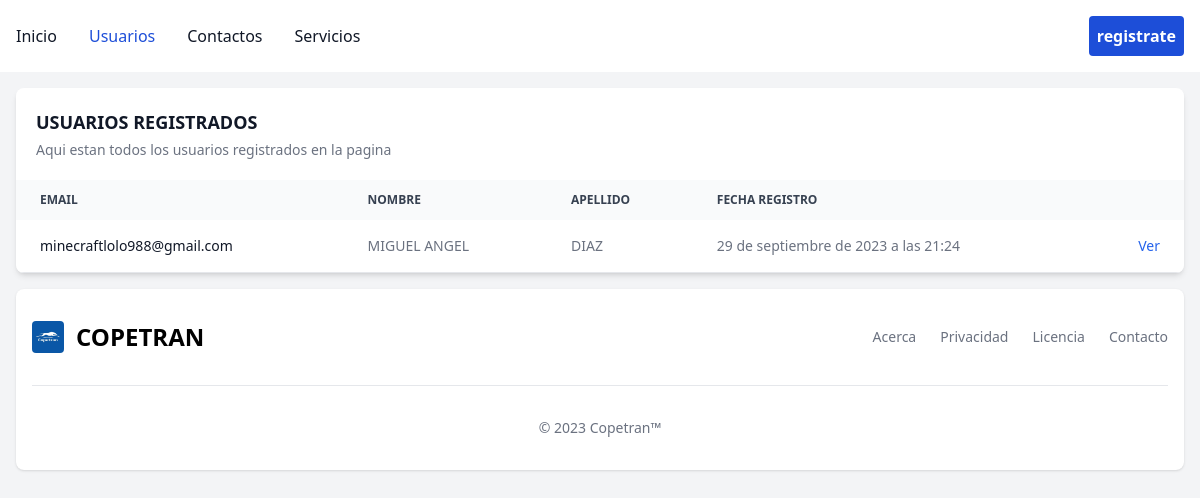
The app's page /users/tabla/, older data.
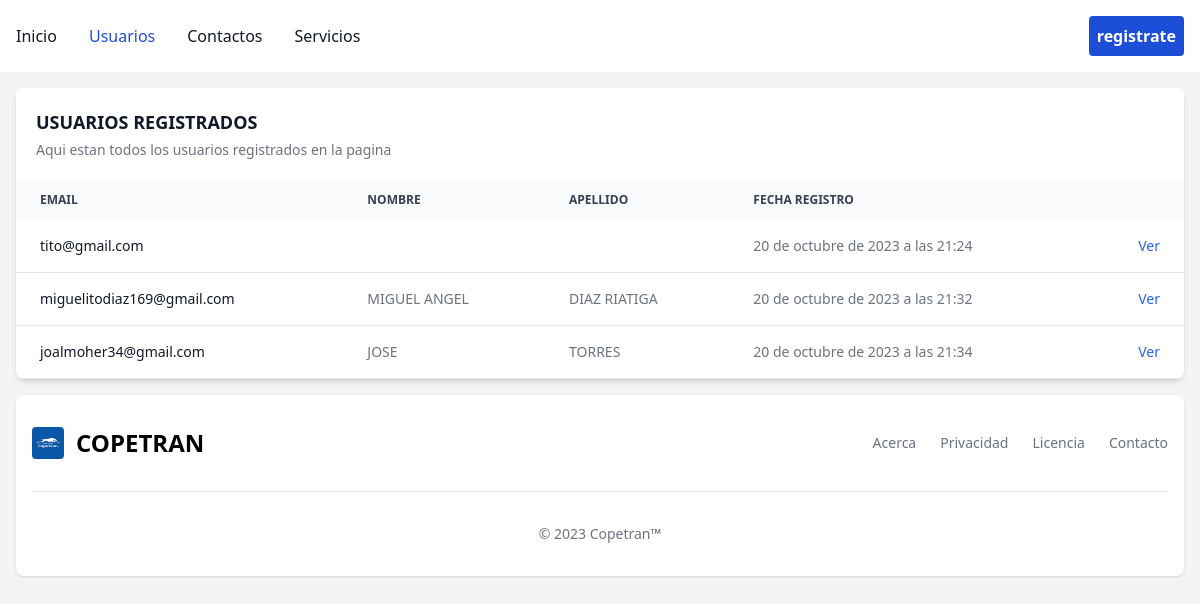
The same page, newer data.
### users/models.py (models this page shows, shortened)
class CustomUser(AbstractUser):
    nombre = models.CharField(max_length=100)
    apellido = models.CharField(max_length=100)
    email = models.EmailField(unique=True)
    fecha_unirse = models.DateTimeField(auto_now_add=True)

### users/views.py (the view)
# urls.py: path('users/', include('users.urls')),
def users(request):
    usuarios = CustomUser.objects.all()
    contexto = {
        'url': 1,
        'users': usuarios,
    }
    return render(request, 'users/users_table.html', contexto)

### templates/users/users_table.html (shortened to what this page needs)
{% extends 'base.html' %}
{% block content %}
<body>
<div class="hidden md:block relative overflow-x-auto shadow-md sm:rounded-lg">
    <table class="w-full text-sm text-left text-gray-500 dark:text-gray-400">
        <caption class="p-5 text-lg font-semibold text-left text-gray-900 bg-white dark:text-white dark:bg-gray-900">
            USUARIOS REGISTRADOS
            <p class="mt-1 text-sm font-normal text-gray-500 dark:text-gray-400">Aqui estan todos los usuarios registrados en la pagina</p>
        </caption>
        <thead class="text-xs text-gray-700 uppercase bg-gray-50 dark:bg-gray-700 dark:text-gray-400">
            <tr>
                <th scope="col" class="px-6 py-3">
                    Email
                </th>
                <th scope="col" class="px-6 py-3">
                    Nombre
                </th>
                <th scope="col" class="px-6 py-3">
                    Apellido
                </th>
                <th scope="col" class="px-6 py-3">
                    Fecha Registro
                </th>
                <th scope="col" class="px-6 py-3">
                </th>
            </tr>
        </thead>
        <tbody>
            {% for user in users %}
                <tr class="bg-white border-b dark:bg-gray-900 dark:border-gray-700">
                    <th scope="row" class="px-6 py-4 font-medium text-gray-900 whitespace-nowrap dark:text-white">
                        {{user.email}}
                    </th>
                    <td class="px-6 py-4">
                        {{user.nombre}}
                    </td>
                    <td class="px-6 py-4">
                        {{user.apellido}}
                    </td>
                    <td class="px-6 py-4">
                        {{user.fecha_unirse}}
                    </td>
                    <td class="px-6 py-4 text-right">
                        <a href="#" class="font-medium text-blue-600 dark:text-blue-500 hover:underline">Ver</a>
                    </td>
                </tr>
            {% endfor %}
        </tbody>
    </table>
</div>
</body>
{% endblock content %}

### templates/base.html (shortened to what this page needs)
{% load static %}
{% load tailwind_tags %}
{% load crispy_forms_tags %}
<!DOCTYPE html>
<html>
<head>
    {% tailwind_css %}
    <link rel="stylesheet" href="https://cdn.jsdelivr.net/npm/flatpickr/dist/flatpickr.min.css">
    <link href='https://unpkg.com/boxicons@2.1.4/css/boxicons.min.css' rel='stylesheet'>
</head>
<body class="bg-gray-100 dark:bg-gray-600">
    {% block nav %}
        {% include 'components/navbar/nav.html' %}
    {% endblock nav %}
    <div class="m-4">
    {% block content %}
    {% endblock content %}
    </div>
    {% block footer %}
        {% include 'components/sidebar/footer.html' %}
    {% endblock %}
</body>
</html>

### templates/mensajes.html (shortened to what this page needs)
{% load account %}

### templates/components/navbar/nav.html (shortened to what this page needs)
{% load static %}
<nav class="bg-white border-gray-200 dark:bg-gray-900">
    <div class="max-w-screen-xl flex flex-wrap items-center justify-between mx-auto p-4">
    {% if user.is_authenticated %}
    <a href="#" class="flex items-center">
        <img src="{% static 'images/COPETRAN.png' %}" class="rounded h-8 mr-3" alt="Flowbite Logo" />
        <span class="self-center text-2xl font-semibold whitespace-nowrap dark:text-white">COPETRAN</span>
    </a>
    <div class="flex items-center md:order-2">
      <button type="button" class="flex mr-3 text-sm bg-gray-800 rounded-full md:mr-0 focus:ring-4 focus:ring-gray-300 dark:focus:ring-gray-600" id="user-menu-button" aria-expanded="false" data-dropdown-toggle="user-dropdown" data-dropdown-placement="bottom">
          <span class="sr-only">Abrir menu de usuario</span>
          <img class="w-8 h-8 rounded-full" src="{% static 'images/COPETRAN.png' %}" alt="user photo">
      </button>
      <div class="z-50 hidden my-4 text-base list-none bg-white divide-y divide-gray-100 rounded-lg shadow dark:bg-gray-700 dark:divide-gray-600" id="user-dropdown">
          <div class="px-4 py-3">
              <span class="block text-sm text-gray-900 dark:text-white">{{ request.user.username }}</span>
              <span class="block text-sm  text-gray-500 truncate dark:text-gray-400">{{ request.user.email }}</span>
          </div>
          <ul class="py-2" aria-labelledby="user-menu-button">
              <li>
                  <a href="#" class="block px-4 py-2 text-sm text-gray-700 hover:bg-gray-100 dark:hover:bg-gray-600 dark:text-gray-200 dark:hover:text-white">Perfil</a>
              </li>
              <li>
                  <a href="#" class="block px-4 py-2 text-sm text-gray-700 hover:bg-gray-100 dark:hover:bg-gray-600 dark:text-gray-200 dark:hover:text-white">Ajustes</a>
              </li>
              <li>
                  <a href="#" class="block px-4 py-2 text-sm text-gray-700 hover:bg-gray-100 dark:hover:bg-gray-600 dark:text-gray-200 dark:hover:text-white">Mas</a>
              </li>
              <li>
                <a href="{% url 'account_logout' %}?next={% url 'account_login' %}" class="flex items-center px-4 py-2 text-sm text-gray-700 hover:bg-gray-100 dark:hover:bg-gray-600 dark:text-gray-200 dark:hover:text-white">
                  <i class='bx bx-exit h-4 mr-2 text-red-500'></i>
                  <span>Salir</span>
              </a>
              </li>
          </ul>
      </div>
  </div>
  <script>
    document.addEventListener("DOMContentLoaded", function() {
    // Obtenemos el botón de la imagen y el menú
    const userMenuButton = document.getElementById("user-menu-button");
    const userDropdown = document.getElementById("user-dropdown");
    // Agregamos un controlador de eventos click al botón de la imagen
    userMenuButton.addEventListener("click", function(event) {
        // Prevenir que el clic del botón se propague al documento
        event.stopPropagation();
        // Cambiamos la visibilidad del menú
        userDropdown.classList.toggle("fixed");
        // Si el menú está visible, mostramos el menú
        if (!userDropdown.classList.contains("fixed")) {
            userDropdown.style.display = "none";
        } else {
            userDropdown.style.display = "block";
        }
    });
    // Agregamos un controlador de eventos click al documento
    document.addEventListener("click", function(event) {
        // Verificamos si el clic ocurrió fuera del menú
        if (userDropdown.classList.contains("fixed") && !userDropdown.contains(event.target)) {
            // Cerramos el menú
            userDropdown.classList.remove("fixed");
            userDropdown.style.display = "none";
        }
    });
});
  </script>
  <style>
    #user-dropdown.fixed {
    position: fixed;
    top: 30px;
    right: 10px;
    display: none;
    }
  </style>
    {% else %}
    <div class="flex items-center md:order-2">
      <a href="{% url 'account_signup' %}" class="relative rounded p-2 bg-blue-700 text-white hover:bg-blue-600 hover:scale-105">
        <b>registrate</b>
      </a>
    </div>
    {% endif %}
    <div class="items-center justify-between hidden w-full md:flex md:w-auto md:order-1" id="navbar-user">
      <ul class="flex flex-col font-medium p-4 md:p-0 mt-4 border border-gray-100 rounded-lg bg-gray-50 md:flex-row md:space-x-8 md:mt-0 md:border-0 md:bg-white dark:bg-gray-800 md:dark:bg-gray-900 dark:border-gray-700">
        <li>
          {% if url == 0 %}
          <a href="{% url 'home' %}" class="block py-2 pl-3 pr-4 text-white bg-blue-700 rounded md:bg-transparent md:text-blue-700 md:p-0 md:dark:text-blue-500" aria-current="page">Inicio</a>
          {% else %}
          <a href="{% url 'home' %}" class="block py-2 pl-3 pr-4 text-gray-900 rounded hover:bg-gray-100 md:hover:bg-transparent md:hover:text-blue-700 md:p-0 dark:text-white md:dark:hover:text-blue-500 dark:hover:bg-gray-700 dark:hover:text-white md:dark:hover:bg-transparent dark:border-gray-700" aria-current="page">Inicio</a>
          {% endif %}
        </li>
        <li>
          {% if url == 1 %}
          <a href="{% url 'tabla_usuarios' %}" class="block py-2 pl-3 pr-4 text-white bg-blue-700 rounded md:bg-transparent md:text-blue-700 md:p-0 md:dark:text-blue-500">Usuarios</a>
          {% endif %}
        </li>
        <li>
          <a href="#" class="block py-2 pl-3 pr-4 text-gray-900 rounded hover:bg-gray-100 md:hover:bg-transparent md:hover:text-blue-700 md:p-0 dark:text-white md:dark:hover:text-blue-500 dark:hover:bg-gray-700 dark:hover:text-white md:dark:hover:bg-transparent dark:border-gray-700">Contactos</a>
        </li>
        <li>
          <a href="#" class="block py-2 pl-3 pr-4 text-gray-900 rounded hover:bg-gray-100 md:hover:bg-transparent md:hover:text-blue-700 md:p-0 dark:text-white md:dark:hover:text-blue-500 dark:hover:bg-gray-700 dark:hover:text-white md:dark:hover:bg-transparent dark:border-gray-700">Servicios</a>
        </li>
      </ul>
    </div>
    </div>
</nav>

### templates/components/sidebar/footer.html
{% load static %}
<footer class="bg-white rounded-lg shadow dark:bg-gray-900 m-4">
        <div class="w-full max-w-screen-xl mx-auto p-4 md:py-8">
            <div class="sm:flex sm:items-center sm:justify-between">
                <a href="#" class="flex items-center mb-4 sm:mb-0">
                    <img src="{% static 'images/COPETRAN.png' %}" class="h-8 mr-3 rounded" alt="Flowbite Logo" />
                    <span class="self-center text-2xl font-semibold whitespace-nowrap dark:text-white">COPETRAN</span>
                </a>
                <ul class="flex flex-wrap items-center mb-6 text-sm font-medium text-gray-500 sm:mb-0 dark:text-gray-400">
                    <li>
                        <a href="#" class="mr-4 hover:underline md:mr-6 ">Acerca</a>
                    </li>
                    <li>
                        <a href="#" class="mr-4 hover:underline md:mr-6">Privacidad</a>
                    </li>
                    <li>
                        <a href="#" class="mr-4 hover:underline md:mr-6 ">Licencia</a>
                    </li>
                    <li>
                        <a href="#" class="hover:underline">Contacto</a>
                    </li>
                </ul>
            </div>
            <hr class="my-6 border-gray-200 sm:mx-auto dark:border-gray-700 lg:my-8" />
            <span class="block text-sm text-gray-500 sm:text-center dark:text-gray-400">© 2023 <a href="#" class="hover:underline">Copetran™</a></span>
        </div>
    </footer>

Row changes from the older to the newer data that the page shows:
removed CustomUser: email "minecraftlolo988@gmail.com", nombre "MIGUEL ANGEL", apellido "DIAZ", fecha_unirse "29 de septiembre de 2023 a las 21:24"
added CustomUser: email "tito@gmail.com", fecha_unirse "20 de octubre de 2023 a las 21:24"
added CustomUser: email "miguelitodiaz169@gmail.com", nombre "MIGUEL ANGEL", apellido "DIAZ RIATIGA", fecha_unirse "20 de octubre de 2023 a las 21:32"
added CustomUser: email "joalmoher34@gmail.com", nombre "JOSE", apellido "TORRES", fecha_unirse "20 de octubre de 2023 a las 21:34"
